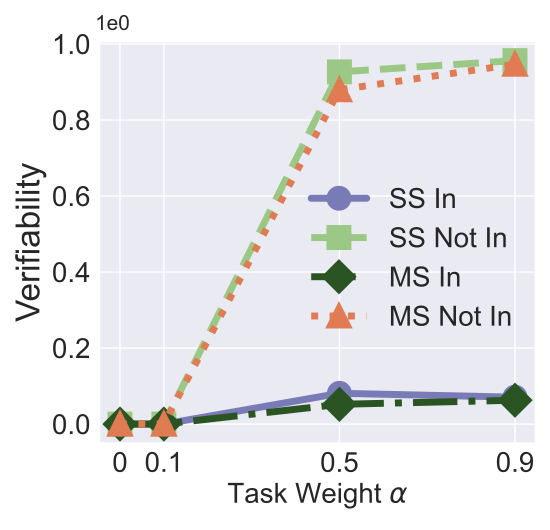

Write Python code to recreate this figure.


import numpy as np
import matplotlib.pyplot as plt

epsilon = 3
beta = 1 / epsilon


x=[0, 0.1, 0.5, 0.9]

labels = ['0', '0.1', '0.5', '0.9']
# unl_org = [97.77, 97.55, 97.35, 97.29, 97.21, 97.21]

unl_mib = [0, 0, 0, 0]
unl_mib_bck = [0, 0.5, 0.95, 0.93]

# unl_hess_r = [96.6, 96.66, 96.04, 95.94, 95.85, 97.21]
unl_muv_includes = [ 0.0, 0.0, 0.081, 0.0708]

unl_muv = [0.0, 0.0, 0.9267, 0.9564]
# unl_ss_wo = [94.32, 94.53, 94.78, 93.38, 94.04, 97.21]

unl_lower_multi_in =[0.0, 0.0000, 0.0520, 0.0628 ]
unl_lower_multi_not_in = [0.0, 0.0000, 0.8796, 0.9468]

plt.style.use('seaborn')
plt.figure(figsize=(5.5, 5.3))
l_w=5
m_s=15
marker_s = 3
markevery=1
#plt.figure(figsize=(8, 5.3))
#plt.plot(x, unl_fr, color='blue', marker='^', label='Retrain',linewidth=l_w, markersize=m_s)
plt.plot(x, unl_muv_includes, linestyle='-', color='#797BB7', marker='o', fillstyle='full', markevery=markevery,
         label='SS In', linewidth=l_w, markersize=m_s, markeredgewidth=marker_s)

#plt.plot(x, unl_ss_w, color='g',  marker='*',  label='PriMU$_{w}$',linewidth=l_w, markersize=m_s)
plt.plot(x, unl_muv, linestyle='--', color='#9BC985',  marker='s', fillstyle='full', markevery=markevery,
         label='SS Not In',linewidth=l_w, markersize=m_s, markeredgewidth=marker_s)



plt.plot(x, unl_lower_multi_in, linestyle='-.', color='#2A5522',  marker='D', fillstyle='full', markevery=markevery,
         label='MS In',linewidth=l_w, markersize=m_s, markeredgewidth=marker_s)


plt.plot(x, unl_lower_multi_not_in, linestyle=':', color='#E07B54',  marker='^', fillstyle='full', markevery=markevery,
         label='MS Not In', linewidth=l_w,  markersize=m_s, markeredgewidth=marker_s)


#plt.plot(x, unl_vibu, color='silver',  marker='d',  label='VIBU',linewidth=4,  markersize=10)

# plt.plot(x, y_sa03, color='r',  marker='2',  label='AAAI21 A_acc, pr=0.3',linewidth=3, markersize=8)
# plt.plot(x, y_sa05, color='darkblue',  marker='4',  label='AAAI21 A_acc, pr=0.5',linewidth=3, markersize=8)
# plt.plot(x, y_ma03, color='darkviolet',  marker='3',  label='FedMC A_acc, pr=0.3',linewidth=3, markersize=8)
# plt.plot(x, y_ma05, color='cyan',  marker='p',  label='FedMC A_acc, pr=0.5',linewidth=3, markersize=8)


# plt.grid()
leg = plt.legend(fancybox=True, shadow=True)
# plt.xlabel('Malicious Client Ratio (%)' ,fontsize=16)
plt.ylabel('Verifiability' ,fontsize=24)
my_y_ticks = np.arange(0, 1.1, 0.2)
plt.yticks(my_y_ticks,fontsize=20)
plt.xlabel('Task Weight $\\alpha$' ,fontsize=20)

plt.xticks(x, labels, fontsize=20)
# plt.title('CIFAR10 IID')

plt.annotate(r"1e0", xy=(0.1, 1.01), xycoords='axes fraction', xytext=(-10, 10),
             textcoords='offset points', ha='right', va='center', fontsize=15)

# plt.title('(c) Utility Preservation', fontsize=24)
plt.legend(loc=(0.46,0.25),fontsize=20)
plt.tight_layout()
#plt.title("MNIST")
plt.rcParams['figure.figsize'] = (2.0, 1)
plt.rcParams['image.interpolation'] = 'nearest'
plt.rcParams['figure.subplot.left'] = 0.11
plt.rcParams['figure.subplot.bottom'] = 0.08
plt.rcParams['figure.subplot.right'] = 0.977
plt.rcParams['figure.subplot.top'] = 0.969
plt.savefig('cifar10_verifiability_lower_bound_analysis.pdf', format='pdf', dpi=200)
plt.show()
